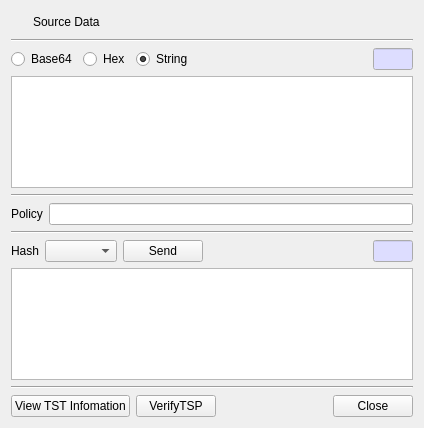
<?xml version="1.0" encoding="UTF-8"?>
<ui version="4.0">
 <class>TSPDlg</class>
 <widget class="QDialog" name="TSPDlg">
  <property name="geometry">
   <rect>
    <x>0</x>
    <y>0</y>
    <width>424</width>
    <height>428</height>
   </rect>
  </property>
  <property name="windowTitle">
   <string>TSP Client</string>
  </property>
  <layout class="QVBoxLayout" name="verticalLayout">
   <item>
    <layout class="QGridLayout" name="gridLayout_5">
     <item row="0" column="1">
      <widget class="QLabel" name="label">
       <property name="text">
        <string>Source Data</string>
       </property>
      </widget>
     </item>
     <item row="0" column="0">
      <widget class="QPushButton" name="pushButton">
       <property name="minimumSize">
        <size>
         <width>16</width>
         <height>0</height>
        </size>
       </property>
       <property name="maximumSize">
        <size>
         <width>16</width>
         <height>16777215</height>
        </size>
       </property>
       <property name="text">
        <string/>
       </property>
       <property name="icon">
        <iconset resource="certman.qrc">
         <normaloff>:/images/timestamp.png</normaloff>:/images/timestamp.png</iconset>
       </property>
       <property name="flat">
        <bool>true</bool>
       </property>
      </widget>
     </item>
    </layout>
   </item>
   <item>
    <widget class="Line" name="line">
     <property name="orientation">
      <enum>Qt::Horizontal</enum>
     </property>
    </widget>
   </item>
   <item>
    <layout class="QGridLayout" name="gridLayout">
     <property name="topMargin">
      <number>0</number>
     </property>
     <item row="0" column="1">
      <widget class="QRadioButton" name="mSrcHexCheck">
       <property name="text">
        <string>Hex</string>
       </property>
      </widget>
     </item>
     <item row="0" column="2">
      <widget class="QRadioButton" name="mSrcStringCheck">
       <property name="text">
        <string>String</string>
       </property>
       <property name="checked">
        <bool>true</bool>
       </property>
      </widget>
     </item>
     <item row="0" column="3">
      <spacer name="horizontalSpacer">
       <property name="orientation">
        <enum>Qt::Horizontal</enum>
       </property>
       <property name="sizeHint" stdset="0">
        <size>
         <width>40</width>
         <height>20</height>
        </size>
       </property>
      </spacer>
     </item>
     <item row="0" column="0">
      <widget class="QRadioButton" name="mSrcBase64Check">
       <property name="text">
        <string>Base64</string>
       </property>
      </widget>
     </item>
     <item row="0" column="4">
      <widget class="QLineEdit" name="mSrcLenText">
       <property name="minimumSize">
        <size>
         <width>40</width>
         <height>0</height>
        </size>
       </property>
       <property name="maximumSize">
        <size>
         <width>40</width>
         <height>16777215</height>
        </size>
       </property>
       <property name="palette">
        <palette>
         <active>
          <colorrole role="Base">
           <brush brushstyle="SolidPattern">
            <color alpha="255">
             <red>221</red>
             <green>221</green>
             <blue>255</blue>
            </color>
           </brush>
          </colorrole>
         </active>
         <inactive>
          <colorrole role="Base">
           <brush brushstyle="SolidPattern">
            <color alpha="255">
             <red>221</red>
             <green>221</green>
             <blue>255</blue>
            </color>
           </brush>
          </colorrole>
         </inactive>
         <disabled/>
        </palette>
       </property>
       <property name="readOnly">
        <bool>true</bool>
       </property>
      </widget>
     </item>
    </layout>
   </item>
   <item>
    <widget class="QPlainTextEdit" name="mSrcText">
     <property name="minimumSize">
      <size>
       <width>400</width>
       <height>0</height>
      </size>
     </property>
    </widget>
   </item>
   <item>
    <widget class="Line" name="line_4">
     <property name="orientation">
      <enum>Qt::Horizontal</enum>
     </property>
    </widget>
   </item>
   <item>
    <layout class="QGridLayout" name="gridLayout_4">
     <property name="topMargin">
      <number>0</number>
     </property>
     <item row="0" column="0">
      <widget class="QLabel" name="label_3">
       <property name="text">
        <string>Policy</string>
       </property>
      </widget>
     </item>
     <item row="0" column="1">
      <widget class="QLineEdit" name="mPolicyText"/>
     </item>
    </layout>
   </item>
   <item>
    <widget class="Line" name="line_3">
     <property name="orientation">
      <enum>Qt::Horizontal</enum>
     </property>
    </widget>
   </item>
   <item>
    <layout class="QGridLayout" name="gridLayout_2">
     <property name="topMargin">
      <number>0</number>
     </property>
     <item row="0" column="3">
      <spacer name="horizontalSpacer_2">
       <property name="orientation">
        <enum>Qt::Horizontal</enum>
       </property>
       <property name="sizeHint" stdset="0">
        <size>
         <width>40</width>
         <height>20</height>
        </size>
       </property>
      </spacer>
     </item>
     <item row="0" column="1">
      <widget class="QComboBox" name="mHashCombo"/>
     </item>
     <item row="0" column="0">
      <widget class="QLabel" name="label_2">
       <property name="text">
        <string>Hash</string>
       </property>
      </widget>
     </item>
     <item row="0" column="2">
      <widget class="QPushButton" name="mSendBtn">
       <property name="text">
        <string>Send</string>
       </property>
      </widget>
     </item>
     <item row="0" column="4">
      <widget class="QLineEdit" name="mOutputLenText">
       <property name="minimumSize">
        <size>
         <width>40</width>
         <height>0</height>
        </size>
       </property>
       <property name="maximumSize">
        <size>
         <width>40</width>
         <height>16777215</height>
        </size>
       </property>
       <property name="palette">
        <palette>
         <active>
          <colorrole role="Base">
           <brush brushstyle="SolidPattern">
            <color alpha="255">
             <red>221</red>
             <green>221</green>
             <blue>255</blue>
            </color>
           </brush>
          </colorrole>
         </active>
         <inactive>
          <colorrole role="Base">
           <brush brushstyle="SolidPattern">
            <color alpha="255">
             <red>221</red>
             <green>221</green>
             <blue>255</blue>
            </color>
           </brush>
          </colorrole>
         </inactive>
         <disabled/>
        </palette>
       </property>
       <property name="readOnly">
        <bool>true</bool>
       </property>
      </widget>
     </item>
    </layout>
   </item>
   <item>
    <widget class="QPlainTextEdit" name="mOutputText"/>
   </item>
   <item>
    <widget class="Line" name="line_2">
     <property name="orientation">
      <enum>Qt::Horizontal</enum>
     </property>
    </widget>
   </item>
   <item>
    <layout class="QGridLayout" name="gridLayout_3">
     <property name="topMargin">
      <number>0</number>
     </property>
     <item row="0" column="2">
      <spacer name="horizontalSpacer_3">
       <property name="orientation">
        <enum>Qt::Horizontal</enum>
       </property>
       <property name="sizeHint" stdset="0">
        <size>
         <width>40</width>
         <height>20</height>
        </size>
       </property>
      </spacer>
     </item>
     <item row="0" column="0">
      <widget class="QPushButton" name="mViewTSTInfoBtn">
       <property name="text">
        <string>View TST Infomation</string>
       </property>
      </widget>
     </item>
     <item row="0" column="3">
      <widget class="QPushButton" name="mCloseBtn">
       <property name="text">
        <string>Close</string>
       </property>
      </widget>
     </item>
     <item row="0" column="1">
      <widget class="QPushButton" name="mVerifyTSPBtn">
       <property name="text">
        <string>VerifyTSP</string>
       </property>
      </widget>
     </item>
    </layout>
   </item>
  </layout>
 </widget>
 <tabstops>
  <tabstop>pushButton</tabstop>
  <tabstop>mSrcBase64Check</tabstop>
  <tabstop>mSrcHexCheck</tabstop>
  <tabstop>mSrcStringCheck</tabstop>
  <tabstop>mSrcLenText</tabstop>
  <tabstop>mSrcText</tabstop>
  <tabstop>mPolicyText</tabstop>
  <tabstop>mHashCombo</tabstop>
  <tabstop>mSendBtn</tabstop>
  <tabstop>mOutputLenText</tabstop>
  <tabstop>mOutputText</tabstop>
  <tabstop>mViewTSTInfoBtn</tabstop>
  <tabstop>mVerifyTSPBtn</tabstop>
  <tabstop>mCloseBtn</tabstop>
 </tabstops>
 <resources>
  <include location="certman.qrc"/>
 </resources>
 <connections/>
</ui>
